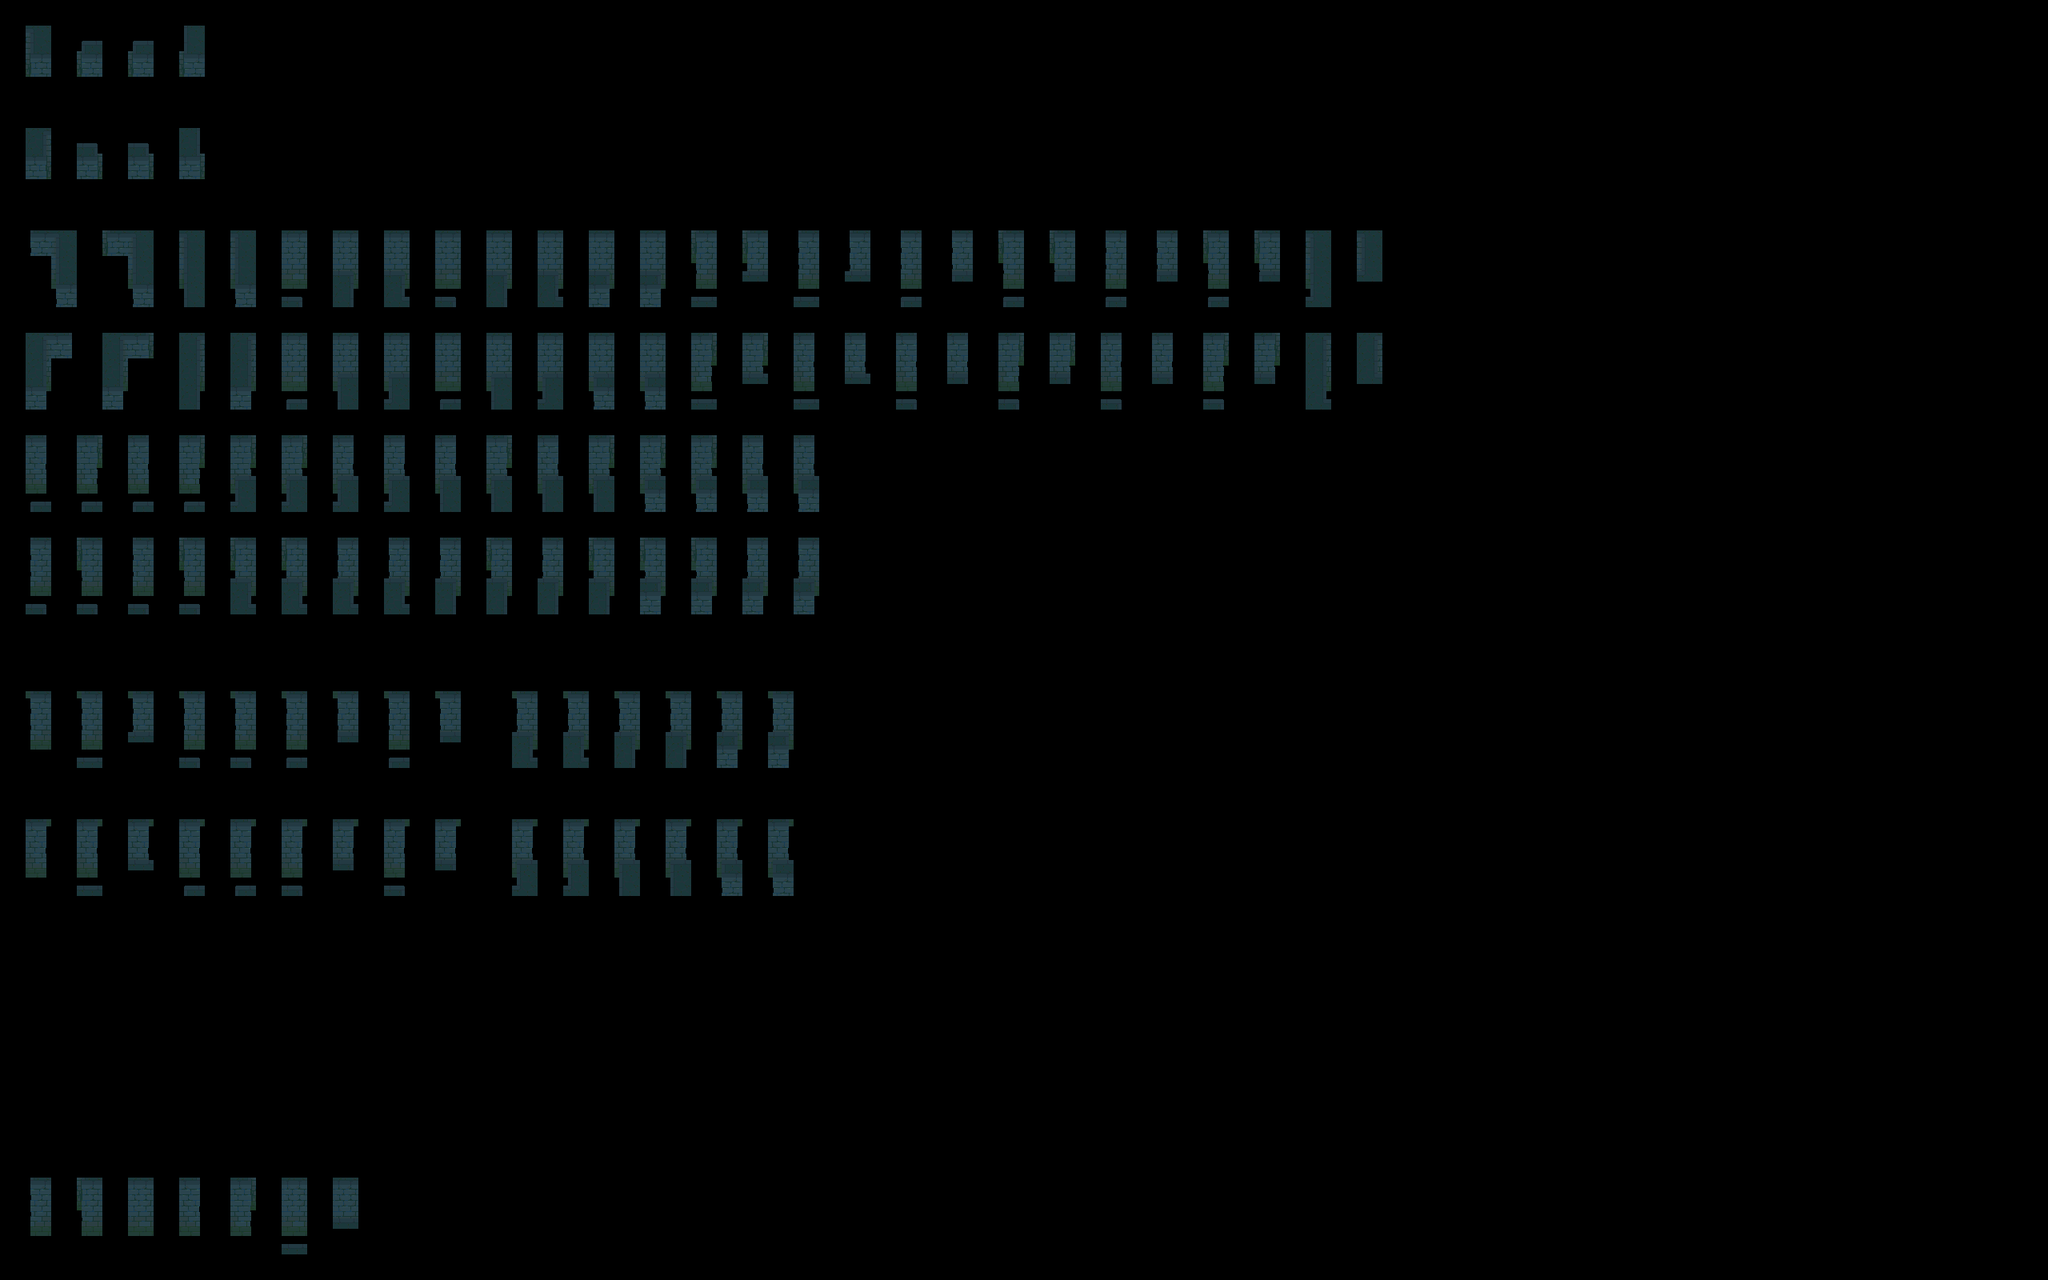

A 2D game scene composited from a Tiled map and its tileset images. What follows is a short description and the map's XML, with each tile layer's data collapsed to a summary:
An orthogonal 80x50 tile map with 32x32 px tiles, 2 tile layers (input_wall-2-2, output_wall-2-2), 2 hidden layers not drawn.

<map version="1.5" tiledversion="1.7.2" orientation="orthogonal" renderorder="right-down" width="80" height="50" tilewidth="32" tileheight="32" infinite="0" nextlayerid="5" nextobjectid="1">
 <tileset firstgid="1" source="Sewers-Tileset-wall-2-2.tsx" />
 <layer id="1" name="regions_input" width="80" height="50" visible="0">
  <data>[4000 cells, 354 non-empty, 1 distinct tile ids]</data>
 </layer>
 <layer id="2" name="input_wall-2-2" width="80" height="50">
  <properties>
   <property name="StrictEmpty" type="bool" value="true" />
  </properties>
  <data>[4000 cells, 313 non-empty, 18 distinct tile ids]</data>
 </layer>
 <layer id="3" name="regions_output" width="80" height="50" visible="0">
  <data>[4000 cells, 229 non-empty, 1 distinct tile ids]</data>
 </layer>
 <layer id="4" name="output_wall-2-2" width="80" height="50">
  <data>[4000 cells, 229 non-empty, 72 distinct tile ids]</data>
 </layer>
</map>
